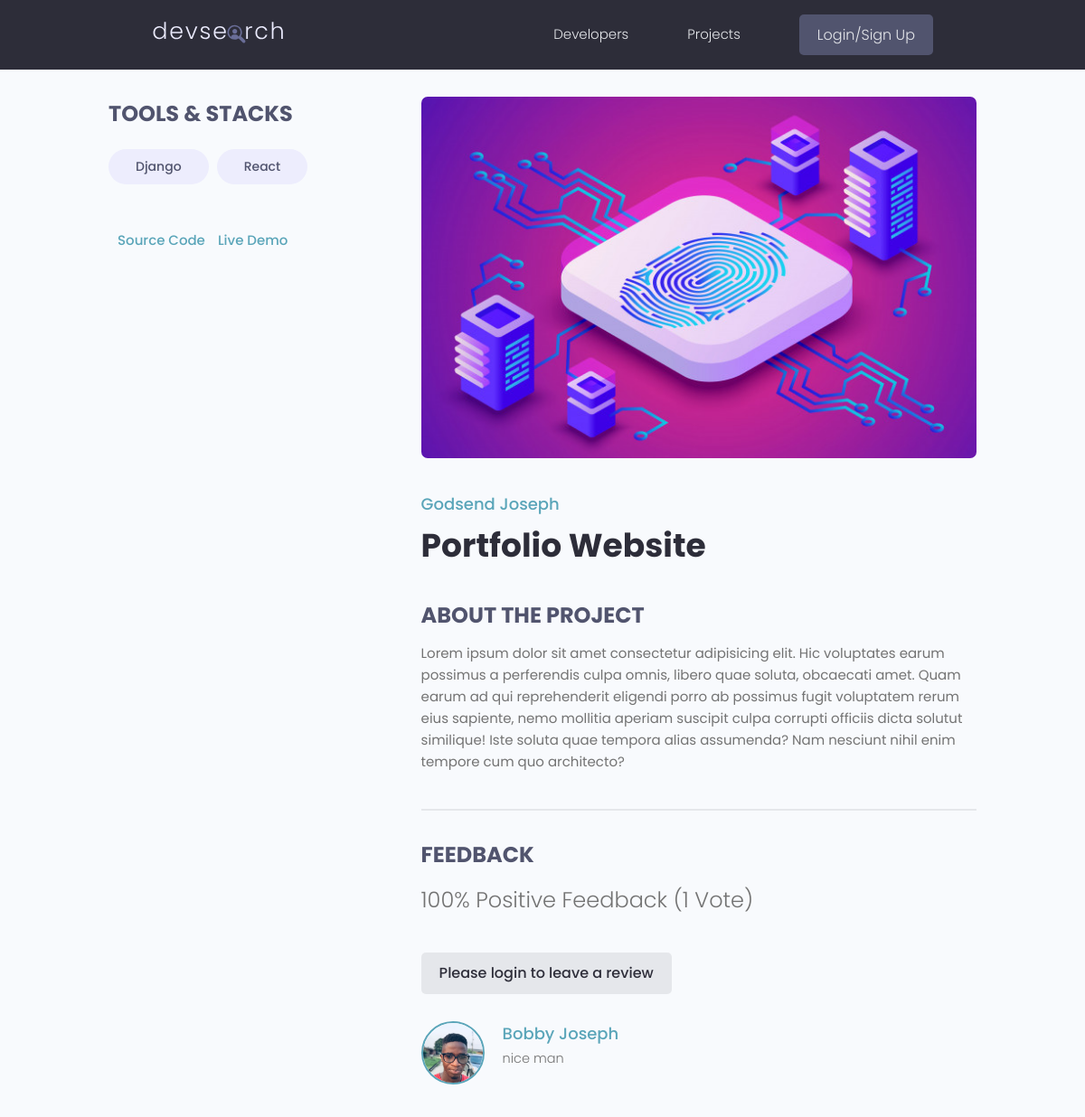
The app's page /projects/project/e8963557-b7bc-4238-9a60-9cd77a2f28c3/ with its own data.
### projects/models.py (models this page shows, shortened)
class Tag(models.Model):
    name = models.CharField(max_length=200, default="")
    created = models.DateTimeField(auto_now_add=True)
    id = models.UUIDField(default=uuid.uuid4, unique=True, primary_key=True, editable=False)
    def __str__(self):
        return self.name

class Project(models.Model):
    owner = models.ForeignKey(Profile, on_delete=models.CASCADE, null=True, blank=True,)
    title = models.CharField(max_length=200)
    description = models.TextField(null=True, blank=True)
    featured_image = models.ImageField(null=True, blank=True, default="default.jpg")
    demo_link = models.CharField(max_length=2000, null=True, blank=True)
    source_link = models.CharField(max_length=2000, null=True, blank=True)
    tags = models.ManyToManyField('Tag', blank=True)
    vote_total = models.IntegerField(default=0, null=True, blank=True)
    vote_ratio = models.IntegerField(default=0, null=True, blank=True)
    created = models.DateTimeField(auto_now_add=True)
    id = models.UUIDField(default=uuid.uuid4, unique=True, primary_key=True, editable=False)
    class Meta:
        ordering = ['-vote_ratio', '-vote_total', 'title']
    @property
    def imageURL(self):
        try:
            url = self.featured_image.url
        except:
            url = ''
        return url
    @property
    def reviewers(self):
        queryset = self.review_set.all().values_list('owner__id', flat=True)
        return queryset

class Review(models.Model):
    VOTE_TYPE = (
        ('up', 'Up Vote'),
        ('down', 'Down Vote'),
    )
    owner = models.ForeignKey(Profile, on_delete=models.CASCADE, null=True)
    project = models.ForeignKey(Project, on_delete=models.CASCADE)
    body = models.TextField(null=True, blank=True)
    value = models.CharField(max_length=200, choices=VOTE_TYPE)
    created = models.DateTimeField(auto_now_add=True)
    id = models.UUIDField(default=uuid.uuid4, unique=True, primary_key=True, editable=False)
    class Meta:
        unique_together = [
            ['owner', 'project']
        ]

### users/models.py (models this page shows, shortened)
class Profile(models.Model):
    user = models.OneToOneField(User, on_delete=models.CASCADE, null=True, blank=True)
    name = models.CharField(max_length=200, blank=True, null=True)
    email = models.EmailField(max_length=500, blank=True, null=True)
    username = models.CharField(max_length=200, blank=True, null=True)
    location = models.CharField(max_length=200, blank=True, null=True)
    short_intro = models.CharField(max_length=200, blank=True, null=True)
    bio = models.TextField(blank=True, null=True)
    profile_image = models.ImageField(null=True, blank=True, upload_to='profiles/', default='profiles/user-default.png')
    social_github = models.CharField(max_length=200, blank=True, null=True)
    social_twitter = models.CharField(max_length=200, blank=True, null=True)
    social_linkedin = models.CharField(max_length=200, blank=True, null=True)
    social_youtube = models.CharField(max_length=200, blank=True, null=True)
    social_website = models.CharField(max_length=200, blank=True, null=True)
    created = models.DateTimeField(auto_now_add=True)
    id = models.UUIDField(default=uuid.uuid4, unique=True, primary_key=True, editable=False)
    class Meta:
        ordering = ['created']

### projects/views.py (the view, shortened to what this page needs)
# urls.py: path('project/<str:pk>/', views.project, name='project'),
def project(request, pk):
    projectObt = Project.objects.get(id=pk)
    form = ReviewForm()
    return render(request, 'projects/single_project.html', {'project': projectObt, 'form': form})

### projects/templates/projects/single_project.html (shortened to what this page needs)
{% extends 'main.html' %}
{% block content %}
  <main class="singleProject my-md">
    <div class="container">
      <div class="layout">
        <div class="column column--1of3">
          <h3 class="singleProject__subtitle">Tools & Stacks</h3>
          <div class="singleProject__toolStack">
              {% for tag in project.tags.all %}
            <span class="tag tag--pill tag--sub tag--lg">
              <small>{{tag}}</small>
            </span>
              {% endfor %}
          </div>
            {% if project.source_link %}
          <a class="singleProject__liveLink" href="{{ project.source_link }}" target="_blank">Source Code
          </a>
            {% endif %}
            {% if project.demo_link %}
          <a class="singleProject__liveLink" href="{{ project.demo_link }}" target="_blank">Live Demo
          </a>
            {% endif %}
        </div>
        <div class="column column--2of3">
          <img class="singleProject__preview" src="{{ project.imageURL }}" alt="portfolio thumbnail" />
          <a href="{% url 'user_profile' project.owner.id %}" class="singleProject__developer">{{ project.owner.name }}</a>
          <h2 class="singleProject__title">{{ project.title }}</h2>
          <h3 class="singleProject__subtitle">About the Project</h3>
          <div class="singleProject__info">
            {{ project.description }}
          </div>
          <div class="comments">
            <h3 class="singleProject__subtitle">Feedback</h3>
            <h5 class="project--rating">
              {{project.vote_ratio}}% Positive Feedback ({{project.vote_total}} Vote{{project.vote_total|pluralize:"s"}})
            </h5>
            {% if request.user.profile.id in project.reviewers %}
              <p>You have already submitted your review for this project</p>
            {% elif request.user.profile == project.owner  %}
              <p>You cannot review your own work</p>
            {% else %}
              <a href="{% url 'login' %}?next={{request.path}}" class="btn">Please login to leave a review</a>
            {% endif %}
            <div class="commentList">
              {% for reviews in project.review_set.all %}
                {% if reviews.body %}
              <div class="comment">
                <a href="{% url 'user_profile' reviews.owner.id %}">
                  <img class="avatar avatar--md"
                    src="{{ reviews.owner.profile_image.url }}" alt="user" />
                </a>
                <div class="comment__details">
                  <a href="{% url 'user_profile' reviews.owner.id %}" class="comment__author">{{ reviews.owner.name }}</a>
                  <p class="comment__info">
                    {{ reviews.body|linebreaksbr }}
                  </p>
                </div>
              </div>
                {% endif %}
              {% endfor %}
            </div>
          </div>
        </div>
      </div>
    </div>
  </main>
{% endblock content %}

### static/styles/app.css (style rules this page uses)
:root { --color-sub: #2d2d39; }
img { width: 100%; }
.singleProject .column--1of3 { order: 2; }
@media screen and (min-width: 1081px) { .singleProject .column--1of3 { order: 1; } }
@media screen and (min-width: 1081px) { .singleProject .column--2of3 { order: 2; } }
.singleProject__toolStack { margin-top: 2rem; margin-bottom: 4rem; }
.singleProject__liveLink { font-weight: 500; transition: all 0.3s ease-in-out; border-bottom: 2px solid transparent; }
.singleProject__preview { height: 50vh; object-fit: cover; object-position: top center; margin-bottom: 3rem; border-radius: 0.7rem; }
.singleProject__developer { font-size: 1.8rem; font-weight: 500; }
.singleProject__title { font-size: 3.6rem; font-weight: 700; color: var(--color-sub); margin-bottom: 3rem; }
.project--rating { margin-bottom: 1.6em; margin-top: .5em; }
.singleProject__subtitle { text-transform: uppercase; font-size: 2.4rem; font-weight: 700; color: var(--color-sub-light); margin-bottom: 1rem; }
.comments { margin-top: 4rem; padding-top: 3rem; border-top: 2px solid var(--color-light); }
.commentList { margin: 3rem 0; }
.comment { display: flex; gap: 2rem; }
.comment__author { font-size: 1.8rem; }
.comment__info { font-size: 1.45rem; }

### static/uikit/styles/modules/_variables.css (style rules this page uses)
:root { --color-main: #5aa5b9; --color-main-light: #e6faff; --color-sub: #3f4156; --color-sub-light: #51546e; --color-sub-lighter: #ededfd; --color-text: #737373; --color-gray: #8b8b8b; --color-light: #e5e7eb; --color-light-gray: #767676; --color-bg: #f8fafd; --color-white: #fffefd; --color-white-light: #f3f3f3; --color-success: #359e64; --color-success-bg: #def8e8; --color-error: #fc4b0b; --color-error-bg: #fff2ee; --font-base: 'Poppins', arial, helvetica, 'Segoe UI', roboto, ubuntu, sans-serif; --font-monospace: 'Fira Code', 'Courier New', courier, monospace; --font-regular: 300; --font-medium: 500; --font-bold: 700; --generic-shadow: 1px 1px 5px #00000010; --generic-transition: all 0.3s ease-in-out; }

### static/uikit/styles/modules/_base.css (style rules this page uses)
* { margin: 0; padding: 0; box-sizing: border-box; text-rendering: optimizeLegibility; color: inherit; font-size: inherit; }
html { font-size: 50%; }
@media only screen and (min-width: 480px) { html { font-size: 56.25%; } }
@media only screen and (min-width: 1200px) { html { font-size: 62.5%; } }
body { line-height: 1.6; font-weight: 400; font-size: 1.5rem; color: var(--color-text); background-color: var(--color-bg); min-height: 100vh; }

### static/uikit/styles/modules/_typography.css (style rules this page uses)
* { font-family: var(--font-base); }
h2 { font-size: 3.6rem; font-weight: var(--font-bold); }
h3 { font-size: 3.2rem; font-weight: var(--font-medium); }
h5 { font-size: 2.4rem; font-weight: var(--font-medium); }
h5, h6 { font-weight: var(--font-regular); }
p, span, strong { font-size: 1.6rem; color: var(--color-text); font-weight: var(--font-regular); }
a { padding-bottom: 2px; text-decoration: none; display: inline-block; color: var(--color-main); font-weight: var(--font-medium); }

### static/uikit/styles/modules/_utilities.css (style rules this page uses)
.container { width: 92%; max-width: 165rem; margin: 0 auto; box-sizing: border-box; }
@media screen and (min-width: 1000px) { .container { width: 90%; } }
@media screen and (min-width: 1200px) { .container { width: 80%; } }
.my-md { margin: 3rem auto; }

### static/uikit/styles/modules/_avatar.css (style rules this page uses)
.avatar { border-radius: 50%; border: 2px solid var(--color-main); object-fit: cover; }
.avatar--md { height: 7rem; width: 7rem; }

### static/uikit/styles/modules/_button.css (style rules this page uses)
.btn { display: inline-block; position: relative; cursor: pointer; background-color: var(--color-light); font-weight: var(--font-medium); color: var(--color-sub); text-decoration: none; padding: 1rem 2rem; border-radius: 0.5rem; border: none; width: -webkit-fit-content; width: -moz-fit-content; width: fit-content; height: -webkit-fit-content; height: -moz-fit-content; height: fit-content; font-size: 1.6rem; outline-width: 0; outline-color: transparent; -webkit-backface-visibility: hidden; backface-visibility: hidden; transition: all 0.3s ease-in-out; }

### static/uikit/styles/modules/_layout.css (style rules this page uses)
.layout { display: flex; flex-flow: row wrap; justify-content: space-between; }
.layout > .column { margin-bottom: 3rem; }
.layout > .column.column--1of3 { flex-basis: 30%; }
.layout > .column.column--2of3 { flex-basis: 64%; }

### records on screen
Tag: name "Django"
Tag: name "React"
Project: imageURL (picture), owner.name "Godsend Joseph", title "Portfolio Website", description "Lorem ipsum dolor sit amet consectetur adipisicing elit. Hic voluptates earum possimus a perferendis culpa omnis, libero quae soluta, obcaecati amet. Quam earum ad qui reprehenderit eligendi porro ab possimus fugit voluptatem rerum eius sapiente, nemo mollitia aperiam suscipit culpa corrupti officiis dicta solutut similique! Iste soluta quae tempora alias assumenda? Nam nesciunt nihil enim tempore cum quo architecto?", vote_ratio "100", vote_total "1"
Review: owner.profile_image (picture), owner.name "Bobby Joseph", body "nice man"
